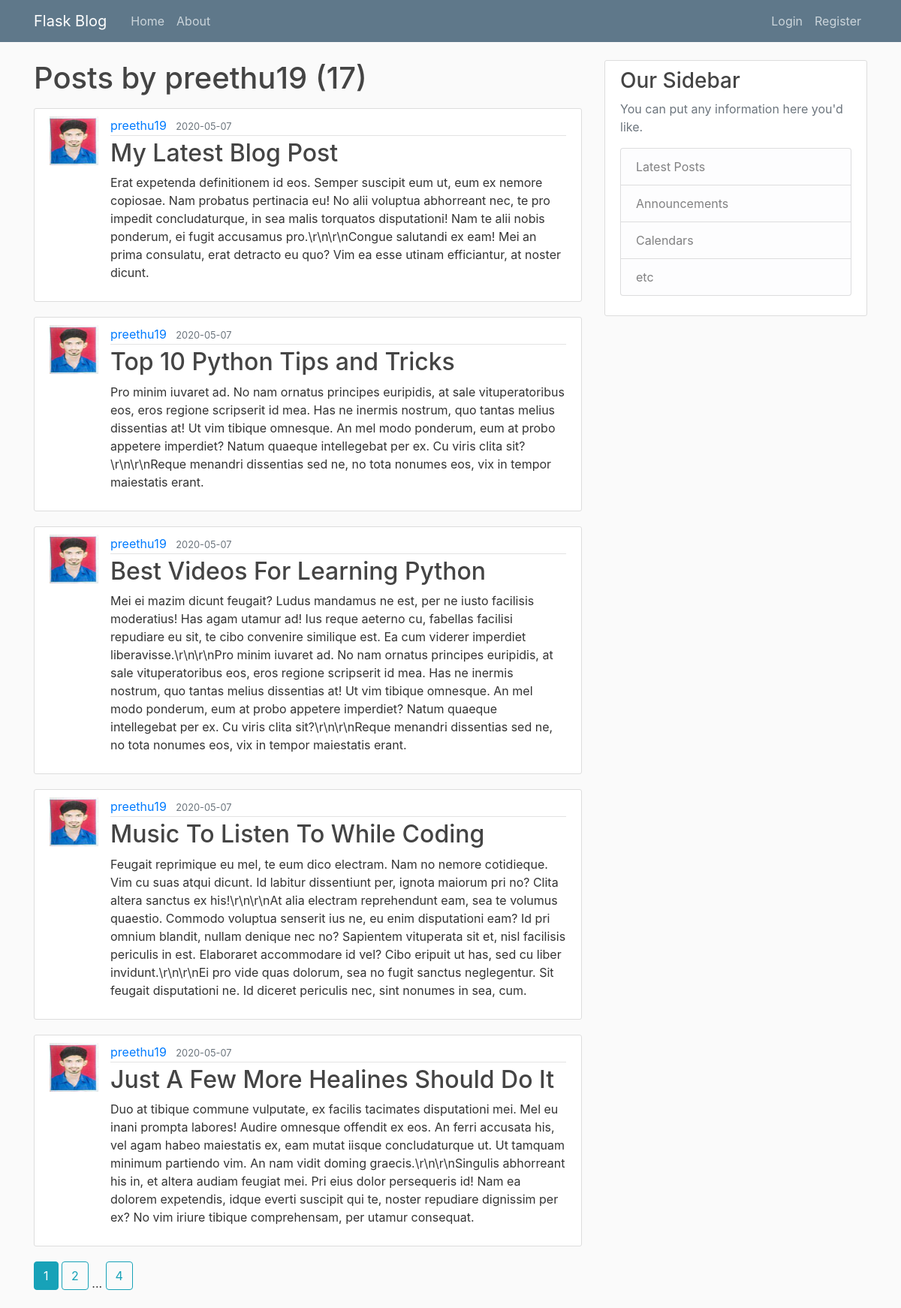
Page /user/preethu19 on the committed database.
### flaskapp/models.py (models this page shows, shortened)
class User(db.Model, UserMixin):
    id = db.Column(db.Integer, primary_key=True)
    username = db.Column(db.String(20), unique=True, nullable=False)
    email = db.Column(db.String(20), unique=True, nullable=False)
    image_file = db.Column(db.String(20), nullable=False, default='default.jpg')
    password = db.Column(db.String(60), nullable=False)
    posts = db.relationship('Post', backref='author', lazy=True)

class Post(db.Model):
    id = db.Column(db.Integer, primary_key=True)
    title = db.Column(db.String(100), nullable=False)
    date_posted = db.Column(db.DateTime, nullable=False, default=datetime.utcnow)
    content = db.Column(db.Text, nullable=False)
    user_id = db.Column(db.Integer, db.ForeignKey('user.id'), nullable=False)

### flaskapp/users/routes.py (the view)
@users.route('/user/<string:username>')
def user_posts(username):
    page = request.args.get('page', 1, type=int)
    user = User.query.filter_by(username=username).first_or_404()
    posts = Post.query.filter_by(author=user)\
        .order_by(Post.date_posted.desc())\
        .paginate(per_page=5, page=page)
    return render_template('user_posts.html', posts=posts, user=user)

### flaskapp/templates/user_posts.html
{% extends 'layout.html' %}
{% block content %}
    <h1 class="mb-3">Posts by {{ user.username }} ({{ posts.total }})</h1>
    {% for post in posts.items %}
        <article class="media content-section">
            <img class="rounded_circle article-img"  src="{{ url_for('static', filename = 'profile_pics/' + post.author.image_file) }}">
          <div class="media-body">
            <div class="article-metadata">
              <a class="mr-2" href="{{ url_for('users.user_posts', username=post.author.username) }}">{{ post.author.username }}</a>
              <small class="text-muted">{{ post.date_posted.strftime('%Y-%m-%d') }}</small>
            </div>
            <h2><a class="article-title" href="{{ url_for('posts.post', post_id=post.id) }}">{{ post.title }}</a></h2>
            <p class="article-content">{{ post.content }}</p>
          </div>
        </article>
    {% endfor %}
    {% for page_num in posts.iter_pages(left_edge=1, right_edge=1, left_current=1, right_current=2) %}
        {% if page_num %}
            {% if posts.page == page_num %}
                <a class="btn btn-info mb-4" href="{{ url_for('users.user_posts', username=user.username, page=page_num) }}">{{ page_num }}</a>
            {% else %}
                <a class="btn btn-outline-info mb-4" href="{{ url_for('users.user_posts', username=user.username, page=page_num) }}">{{ page_num }}</a>
            {% endif %}
        {% else %}
            ...
        {% endif %}
    {% endfor %}
{% endblock content %}

### flaskapp/templates/layout.html (shortened to what this page needs)
<!DOCTYPE html>
<html lang="en">
<head>
<link rel="stylesheet" href="https://stackpath.bootstrapcdn.com/bootstrap/4.4.1/css/bootstrap.min.css">
    <link rel="stylesheet" type="text/css" href="{{ url_for('static', filename='main.css') }}">
</head>
<body>
        <header class="site-header">
        <nav class="navbar navbar-expand-md navbar-dark bg-steel fixed-top">
        <div class="container">
          <a class="navbar-brand mr-4" href="/">Flask Blog</a>
          <div class="collapse navbar-collapse" id="navbarToggle">
            <div class="navbar-nav mr-auto">
              <a class="nav-item nav-link" href="{{ url_for('main.home') }}">Home</a>
              <a class="nav-item nav-link" href="{{ url_for('main.about') }}">About</a>
            </div>
            <div class="navbar-nav">
                {% if current_user.is_authenticated %}
                    <a class="nav-item nav-link" href="{{ url_for('posts.new_post') }}">New Post</a>
                    <a class="nav-item nav-link" href="{{ url_for('users.account') }}">Account</a>
                    <a class="nav-item nav-link" href="{{ url_for('users.logout') }}">Logout</a>
                {% else %}
                    <a class="nav-item nav-link" href="{{ url_for('users.login') }}">Login</a>
                    <a class="nav-item nav-link" href="{{ url_for('users.register') }}">Register</a>
                {% endif %}
            </div>
          </div>
        </div>
      </nav>
    </header>
    <main role="main" class="container">
      <div class="row">
        <div class="col-md-8">
          {% block content %}{% endblock %}
        </div>
        <div class="col-md-4">
          <div class="content-section">
            <h3>Our Sidebar</h3>
            <p class='text-muted'>You can put any information here you'd like.
              <ul class="list-group">
                <li class="list-group-item list-group-item-light">Latest Posts</li>
                <li class="list-group-item list-group-item-light">Announcements</li>
                <li class="list-group-item list-group-item-light">Calendars</li>
                <li class="list-group-item list-group-item-light">etc</li>
              </ul>
            </p>
          </div>
        </div>
      </div>
    </main>
</body>
</html>

### flaskapp/static/main.css (style rules this page uses)
body { background: #fafafa; color: #333333; margin-top: 5rem; }
h1, h2, h3, h4, h5, h6 { color: #444444; }
.bg-steel { background-color: #5f788a; }
.site-header .navbar-nav .nav-link { color: #cbd5db; }
.content-section { background: #ffffff; padding: 10px 20px; border: 1px solid #dddddd; border-radius: 3px; margin-bottom: 20px; }
.article-title { color: #444444; }
.article-content { white-space: pre-line; }
.article-img { height: 65px; width: 65px; margin-right: 16px; }
.article-metadata { padding-bottom: 1px; margin-bottom: 4px; border-bottom: 1px solid #e3e3e3 }

### rows in the picture
User: username "preethu19"
Post: image_file (picture), author.username "preethu19", date_posted "2020-05-07", title "My Latest Blog Post", content "Erat expetenda definitionem id eos. Semper suscipit eum ut, eum ex nemore copiosae. Nam probatus pertinacia eu! No alii voluptua abhorreant nec, te pro impedit concludaturque, in sea malis torquatos disputationi! Nam te alii nobis ponderum, ei fugit accusamus pro.\\r\\n\\r\\nCongue salutandi ex eam! Mei an prima consulatu, erat detracto eu quo? Vim ea esse utinam efficiantur, at noster dicunt."
Post: image_file (picture), author.username "preethu19", date_posted "2020-05-07", title "Top 10 Python Tips and Tricks", content "Pro minim iuvaret ad. No nam ornatus principes euripidis, at sale vituperatoribus eos, eros regione scripserit id mea. Has ne inermis nostrum, quo tantas melius dissentias at! Ut vim tibique omnesque. An mel modo ponderum, eum at probo appetere imperdiet? Natum quaeque intellegebat per ex. Cu viris clita sit?\\r\\n\\r\\nReque menandri dissentias sed ne, no tota nonumes eos, vix in tempor maiestatis erant."
Post: image_file (picture), author.username "preethu19", date_posted "2020-05-07", title "Best Videos For Learning Python", content "Mei ei mazim dicunt feugait? Ludus mandamus ne est, per ne iusto facilisis moderatius! Has agam utamur ad! Ius reque aeterno cu, fabellas facilisi repudiare eu sit, te cibo convenire similique est. Ea cum viderer imperdiet liberavisse.\\r\\n\\r\\nPro minim iuvaret ad. No nam ornatus principes euripidis, at sale vituperatoribus eos, eros regione scripserit id mea. Has ne inermis nostrum, quo tantas melius dissentias at! Ut vim tibique omnesque. An mel modo ponderum, eum at probo appetere imperdiet? Natum quaeque intellegebat per ex. Cu viris clita sit?\\r\\n\\r\\nReque menandri dissentias sed ne, no tota nonumes eos, vix in tempor maiestatis erant."
Post: image_file (picture), author.username "preethu19", date_posted "2020-05-07", title "Music To Listen To While Coding", content "Feugait reprimique eu mel, te eum dico electram. Nam no nemore cotidieque. Vim cu suas atqui dicunt. Id labitur dissentiunt per, ignota maiorum pri no? Clita altera sanctus ex his!\\r\\n\\r\\nAt alia electram reprehendunt eam, sea te volumus quaestio. Commodo voluptua senserit ius ne, eu enim disputationi eam? Id pri omnium blandit, nullam denique nec no? Sapientem vituperata sit et, nisl facilisis periculis in est. Elaboraret accommodare id vel? Cibo eripuit ut has, sed cu liber invidunt.\\r\\n\\r\\nEi pro vide quas dolorum, sea no fugit sanctus neglegentur. Sit feugait disputationi ne. Id diceret periculis nec, sint nonumes in sea, cum."
Post: image_file (picture), author.username "preethu19", date_posted "2020-05-07", title "Just A Few More Healines Should Do It", content "Duo at tibique commune vulputate, ex facilis tacimates disputationi mei. Mel eu inani prompta labores! Audire omnesque offendit ex eos. An ferri accusata his, vel agam habeo maiestatis ex, eam mutat iisque concludaturque ut. Ut tamquam minimum partiendo vim. An nam vidit doming graecis.\\r\\n\\r\\nSingulis abhorreant his in, et altera audiam feugiat mei. Pri eius dolor persequeris id! Nam ea dolorem expetendis, idque everti suscipit qui te, noster repudiare dignissim per ex? No vim iriure tibique comprehensam, per utamur consequat."

### other values in the picture
{{ posts.total }} "17"
{{ page_num }} "1"
{{ page_num }} "2" "4"
